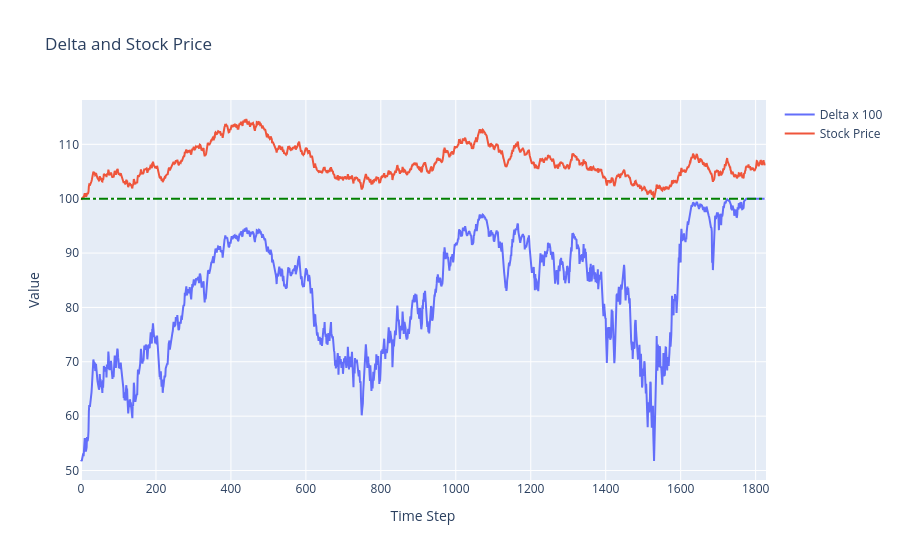

This figure's notebook cell:
### Code cell
S, delta, call_premium, gamma, total_pnl , cash_account, S, payoff, gamma_pnl, theta_pnl = simulate_delta_hedge_paths()

quantity_traded = np.diff(delta)

# plt.plot(100*delta)
# plt.plot(S)

fig = go.Figure()
fig.add_trace(go.Scatter(y=100*delta, mode='lines', name='Delta x 100'))
fig.add_trace(go.Scatter(y=S, mode='lines', name='Stock Price'))
fig.update_layout(
    title="Delta and Stock Price",
    xaxis_title="Time Step",
    yaxis_title="Value",
    shapes=[
        dict(
            type="line",
            x0=0,
            y0=100,
            x1=len(delta),
            y1=100,
            line=dict(
                color="Green",
                width=2,
                dash="dashdot",
            ),
        )
    ],
)
fig.show()

pnl_theo = 0.5 * (RV**2 - IV**2) * np.dot(S**2, gamma)

print(f"Total PnL: {total_pnl}")
print(f"Theoretical PnL: {pnl_theo}")

### Figure 1 — Plotly figure (JSON) as saved in the notebook; plotly's stock layout.template omitted (floating-point values rounded to 4 significant figures; data arrays with more than 128 entries replaced by an {"elided": "..."} marker saying what was removed)
{"data": [{"mode": "lines", "name": "Delta x 100", "type": "scatter", "y": {"elided": "1825 float values"}}, {"mode": "lines", "name": "Stock Price", "type": "scatter", "y": {"elided": "1825 float values"}}], "layout": {"shapes": [{"line": {"color": "Green", "dash": "dashdot", "width": 2}, "type": "line", "x0": 0, "x1": 1825, "y0": 100, "y1": 100}], "title": {"text": "Delta and Stock Price"}, "xaxis": {"title": {"text": "Time Step"}}, "yaxis": {"title": {"text": "Value"}}}}
